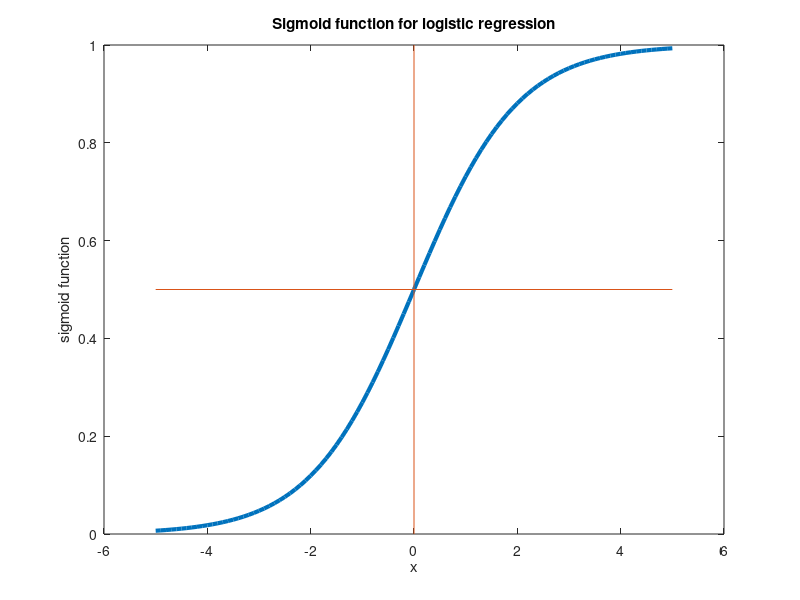

Source code (MATLAB):
x = -5:0.1:5;
y = 1 ./ (1+exp(-x));
plot(x,y,'LineWidth',3);
hold on
p = line([0 0],[0 1]);
q = line([-5 5],[0.5 0.5]);
xlabel('x');
ylabel('sigmoid function');
title('Sigmoid function for logistic regression')
